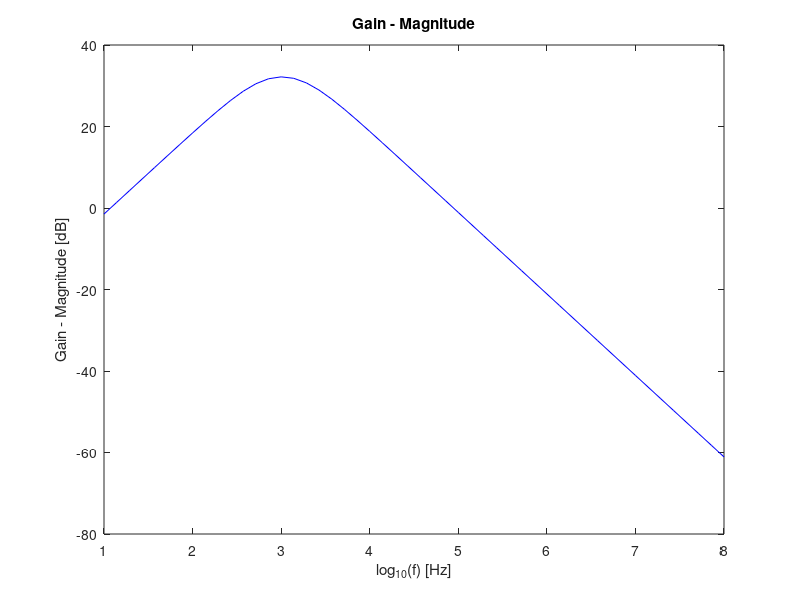
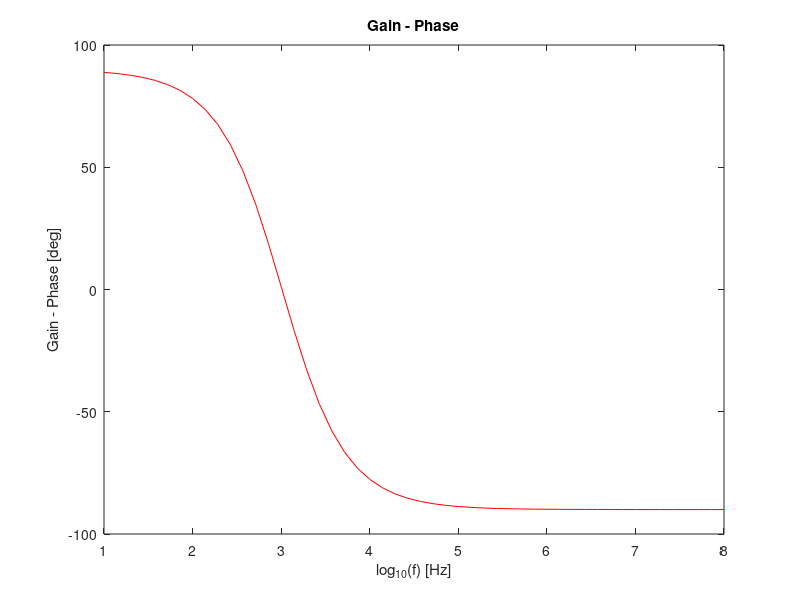

Here is the MATLAB script that generated these plots, in order:
R1 = 1000;
R2 = 1e3;
R3 = 300e3;
R4 = 5e3;
C1 = 220e-9;
C2 = 110e-9;


f_low = 1/(2*pi*C1*R1);
f_high = 1/(2*pi*C2*R2);

%CENTRAL FREQUENCY

f_c=sqrt(f_low*f_high)

tab=fopen("freq.tex", "w");
fprintf(tab, "$f_L$ & $%f$ \\\\ \\hline \n", f_low);
fprintf(tab, "$f_H$ & $%f$ \\\\ \\hline \n", f_high);
fprintf(tab, "$f_0$ & $%f$ \\\\ \\hline \n", f_c);
fclose(tab);


%CENTRAL FREQUENCY DEVIATION
cfreq_dev = abs(f_c-1000)


%TRANSFER FUNCTION

%T = ((R1*C1*s)/(1+R1*C1*s))*(1+R3/R4)*(1/(1+R2*C2*s));


%INPUT IMPEDANCE (f=f_c)

ZI = R1 + 1/(2*pi*f_c*C1)


%OUTPUT IMPEDANCE (f=f_c)

ZO = 1/(2*pi*f_c*C2+1/R2)


%GAIN (f=f_c)

w=2*pi*f_c;
s=j*w;
T = ((R1*C1*s)/(1+R1*C1*s))*(1+R3/R4)*(1/(1+R2*C2*s));

Av_c = abs(T)


%GAIN (f=1kHz)

w=2*pi*1000;
s=j*w;
T = ((R1*C1*s)/(1+R1*C1*s))*(1+R3/R4)*(1/(1+R2*C2*s));

Av_1 = abs(T)


%GAIN DEVIATION
gain_dev = abs(Av_1-100)
 
 
%GAIN DEVIATION dB
Av_1_db = 20*log10(Av_1)
gain_dev_db = abs(Av_1_db-40)


%FREQUENCY RESPONSE

f=logspace(1,8); %Hz
for i=1:length(f)
w=2*pi*f(i);
s = j*w;

T(i) = ((R1*C1*s)/(1+R1*C1*s))*(1+R3/R4)*(1/(1+R2*C2*s));
Av = abs(T);
phase_Av = angle(T)*180/pi;

end


freq_db = figure ();
plot (log10(f), 20*log10(Av), "b");
xlabel ("log_{10}(f) [Hz]");
ylabel ("Gain - Magnitude [dB]");
title ("Gain - Magnitude");
print (freq_db, "freq_db.eps", "-depsc");

freq_p = figure ();
plot (log10(f), phase_Av, "r");
xlabel ("log_{10}(f) [Hz]");
ylabel ("Gain - Phase [deg]");
title ("Gain - Phase");
print (freq_p, "freq_p.eps", "-depsc");


tab=fopen("imped.tex", "w");
fprintf(tab, "$Z_I$ & $%f$ \\\\ \\hline \n", ZI);
fprintf(tab, "$Z_O$ & $%f$ \\\\ \\hline \n", ZO);
fclose(tab);



